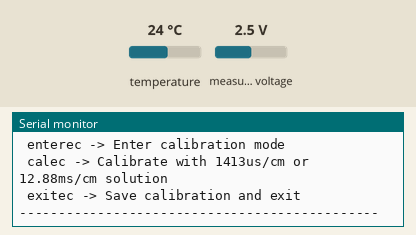
Recording of a sketch running on a simulated ESP32. Shown: the last lines printed to the serial monitor. The inputs (shaded band) are chosen by the test bench; at power-on: temperature 24 °C, measured voltage 2.5 V. EEPROM starts erased.

Above: at 1.4 s.
1.5 s: temperature set to 12 °C
At 2.8 s:
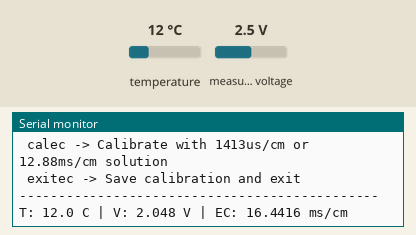
4.5 s: measured voltage set to 0.1 V
At 5.8 s:
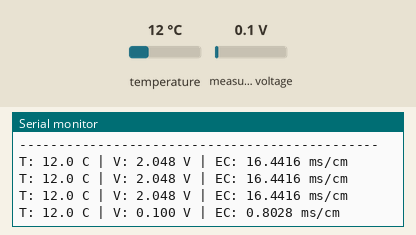
6.0 s: temperature set to 19 °C
At 6.6 s:
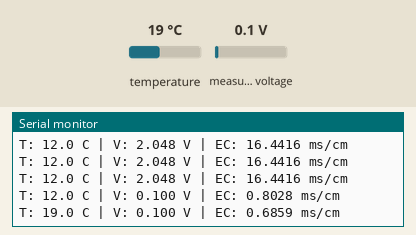
7.5 s: measured voltage set to 1.2 V
At 8.8 s:
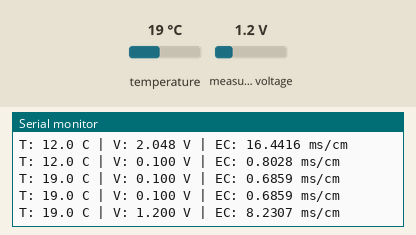
Timing chart, 0 to 10.0 s (numbered marks = the images above; inputs shaded):
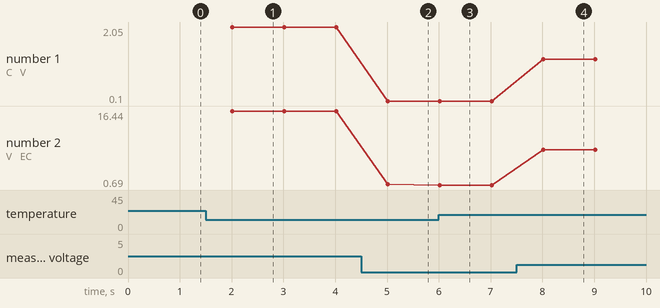

Measured:
- after the input at 1.5 s, the serial monitor: prints a new line after 0.52 s (image 1)
- after the input at 4.5 s, the serial monitor: prints a new line after 0.52 s (image 2)
- after the input at 6.0 s, the serial monitor: prints a new line at once (image 3)
- after the input at 7.5 s, the serial monitor: prints a new line after 0.52 s (image 4)
- plotted number 1: 2.05 → 0.1 after the input at 4.5 s, 0.1 → 1.2 after the input at 7.5 s
- plotted number 2: 16.44 → 0.8 after the input at 4.5 s, 0.8 → 0.69 after the input at 6.0 s, 0.69 → 8.23 after the input at 7.5 s

The sketch:

EC_sensor.ino
```cpp
#include "DFRobot_EC.h"       // Convert raw analog voltage to EC value
#include "EEPROM.h"           // Save data into ESP32's non volatile memory
#include <OneWire.h>
#include <DallasTemperature.h>
#include <Wire.h>               // Required for I2C communication
#include <Adafruit_ADS1X15.h>   // Library for ADS1115


// --- Configuration Pins ---
#define EC_CHANNEL            1  // ADS1115 analog channel A1
#define ADS_ADDRESS           0x48  // Default I2C address for ADS1115 (ADDR connected to GND)
#define EC_CALIBRATION_ADDRESS 0x08 // EEPROM address to store calibration data (use an unused address)

// CHANGE ACCORDING TO PIN CONNECTED TO ESP32
#define I2C_SDA                 15    // ESP32 GPIO pin for I2C SDA
#define I2C_SCL                 4    // ESP32 GPIO pin for I2C SCL
#define ONE_WIRE_BUS          14  // Digital pin for DS18B20 temperature sensor


// --- Sensor Objects ---
DFRobot_EC ec;
OneWire oneWire(ONE_WIRE_BUS);
DallasTemperature sensors(&oneWire);

Adafruit_ADS1115 ads;

// --- Variables ---
float voltage, ecValue, temperature = 25.0; // Default temp for initial reading

void setup() {
  Serial.begin(9600);

  EEPROM.begin(32);

  ec.begin();

  sensors.begin();
  Wire.begin(I2C_SDA, I2C_SCL);

  ads.begin(ADS_ADDRESS);
  // Set the Gain/PGA. This sets the input voltage range.
  // Gravity pH sensor has output of 0 - 3V
  ads.setGain(GAIN_TWO);

  Serial.println("--- DFRobot EC Sensor V2 Calibration Ready ---");
  Serial.println("Use the Serial Monitor to enter commands:");
  Serial.println(" enterec -> Enter calibration mode");
  Serial.println(" calec -> Calibrate with 1413us/cm or 12.88ms/cm solution");
  Serial.println(" exitec -> Save calibration and exit");
  Serial.println("----------------------------------------------");
}

void loop() {
  static unsigned long analogSampleTime = millis();
  static unsigned long tempSampleTime = millis();
  static unsigned long printTime = millis();

  // --- 1. Get Temperature Reading (Every 1 second) ---
  if (millis() - tempSampleTime >= 1000U) {
    tempSampleTime = millis();
    sensors.requestTemperatures();

    // CHANGE CALIBRAITON EQUATION
    temperature = 0.9988 * sensors.getTempCByIndex(0) + 0.0807;
    temperature = sensors.getTempCByIndex(0);
    if (temperature == DEVICE_DISCONNECTED_C) {
      // Fallback to a fixed temperature if sensor fails
      temperature = 25.0;
    }
  }

  // --- 2. Get Analog Voltage Reading (Every 20ms for stability) ---
  if (millis() - analogSampleTime >= 1000U) {
    analogSampleTime = millis();

    int16_t rawValue = ads.readADC_SingleEnded(EC_CHANNEL);

    // DFRobot expects the voltage in mV, hence multiply by 1000
    float mV_value = ads.computeVolts(rawValue) * 1000.0;

    voltage = mV_value;

    // Convert voltage to EC value with temperature compensation
    ecValue = ec.readEC(voltage, temperature);

    ec.calibration(voltage, temperature);
  }

  // --- 3. Print Data (Every 1 second) ---
  if (millis() - printTime >= 1000U) {
    printTime = millis();
    Serial.print("T: ");
    Serial.print(temperature, 1);
    Serial.print(" C | V: ");
    Serial.print(voltage / 1000.0, 3);
    Serial.print(" V | EC: ");
    Serial.print(ecValue, 4);
    Serial.println(" ms/cm");
  }

  // --- 4. Handle Serial Input for Calibration ---
  if (Serial.available() > 0) {
    // Allows the DFRobot_EC library to process the serial commands (enterec, calec, exitec)
    ec.calibration(voltage, temperature);
  }
}
```
